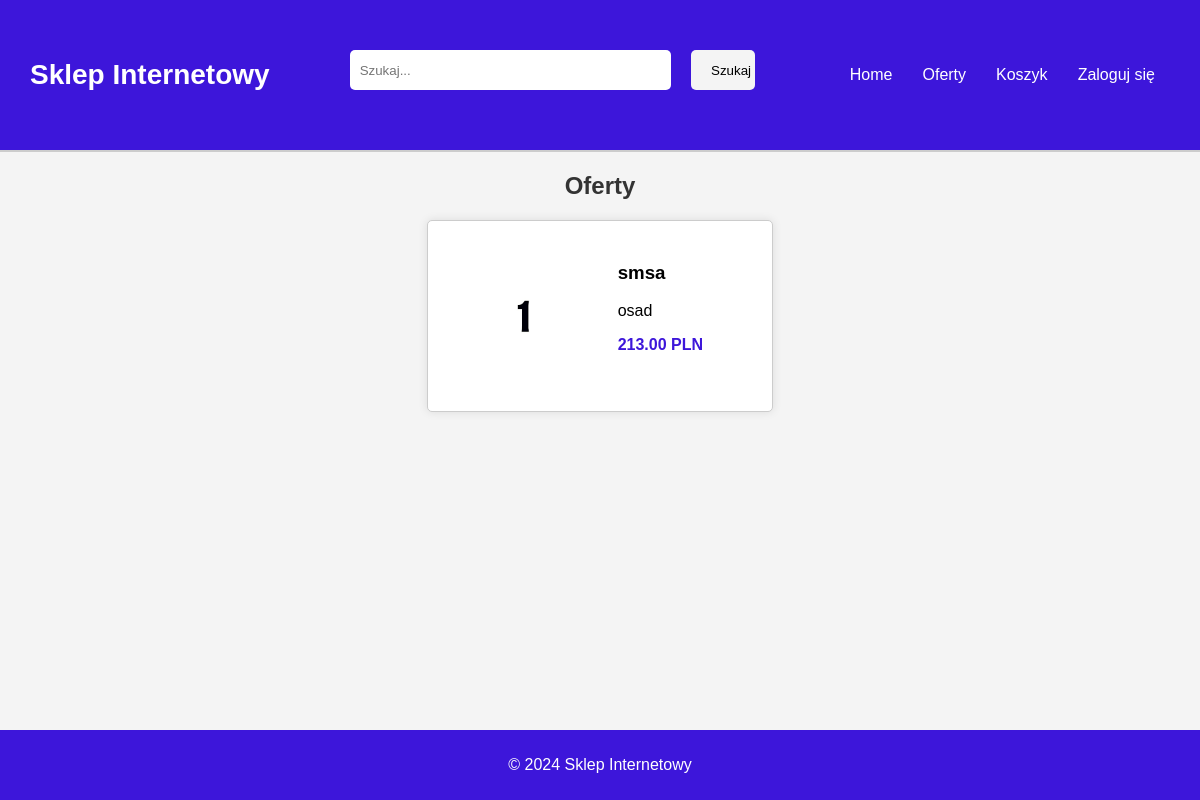
Page /pages/view_offers.php on the committed database.
### tables this page shows
CREATE TABLE `offers` (
  `id` varchar(50) NOT NULL,
  `user_id` varchar(50) DEFAULT NULL,
  `title` varchar(100) NOT NULL,
  `description` text NOT NULL,
  `price` decimal(10,2) NOT NULL,
  `image` varchar(255) DEFAULT NULL
);

### pages/view_offers.php (the view, shortened to what this page needs)
<?php
include("../config/db.php");
include("../templates/header.php");
$query = "SELECT * FROM offers";
$result = $conn->query($query);
?>
<h2>Oferty</h2>
<div class="offers-container">
    <?php while ($row = $result->fetch_assoc()): ?>
        <div class="offer-card">
            <a href="offer_details.php?id=<?php echo $row['id']; ?>" class="offer-link">
                <?php if ($row['image']): ?>
                    <img src="../uploads/<?php echo $row['image']; ?>" alt="<?php echo $row['title']; ?>" class="offer-image">
                <?php endif; ?>
                <div class="offer-details">
                    <h3><?php echo $row['title']; ?></h3>
                    <p><?php echo $row['description']; ?></p>
                    <p class="price"><?php echo $row['price']; ?> PLN</p>
                </div>
            </a>
        </div>
    <?php endwhile; ?>
</div>
<?php
include("../templates/footer.php");
?>

### css/style.css (style rules this page uses)
body { font-family: Arial, sans-serif; margin: 0; padding: 0; background-color: #f4f4f4; }
h2 { color: #333; text-align: center; }
.offers-container { display: flex; flex-wrap: wrap; justify-content: center; gap: 20px; margin: 20px; }
.offer-card { background-color: white; border: 1px solid #ccc; border-radius: 5px; box-shadow: 0 0 10px rgba(0, 0, 0, 0.1); padding: 20px; width: calc(33.333% - 40px); box-sizing: border-box; display: flex; align-items: center; }
.offer-link { text-decoration: none; color: inherit; display: flex; align-items: center; }
.offer-card img { max-width: 150px; max-height: 150px; border-radius: 5px; margin-right: 20px; }
.offer-card .offer-details { flex: 1; }
.offer-card h3 { margin-top: 0; }
.offer-card .price { font-weight: bold; color: #3d16da; }

### rows in the picture
offers: image (picture), title "smsa", description "osad", price "213.00"
